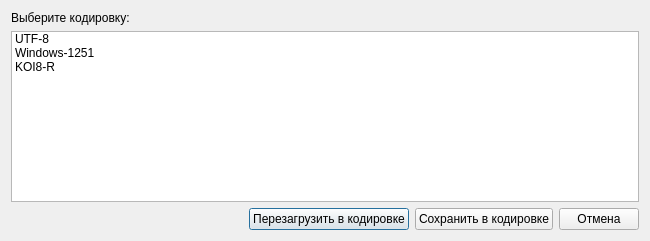
<?xml version="1.0" encoding="UTF-8"?>
<ui version="4.0">
 <class>CodecDlg</class>
 <widget class="QDialog" name="CodecDlg">
  <property name="geometry">
   <rect>
    <x>0</x>
    <y>0</y>
    <width>650</width>
    <height>241</height>
   </rect>
  </property>
  <property name="windowTitle">
   <string>Выбор кодировки</string>
  </property>
  <layout class="QGridLayout" name="gridLayout">
   <item row="1" column="0" colspan="4">
    <widget class="QListWidget" name="list">
     <item>
      <property name="text">
       <string>UTF-8</string>
      </property>
     </item>
     <item>
      <property name="text">
       <string>Windows-1251</string>
      </property>
     </item>
     <item>
      <property name="text">
       <string>KOI8-R</string>
      </property>
     </item>
    </widget>
   </item>
   <item row="2" column="0">
    <spacer name="horizontalSpacer">
     <property name="orientation">
      <enum>Qt::Horizontal</enum>
     </property>
     <property name="sizeHint" stdset="0">
      <size>
       <width>81</width>
       <height>20</height>
      </size>
     </property>
    </spacer>
   </item>
   <item row="2" column="1">
    <widget class="QPushButton" name="reloadBtn">
     <property name="text">
      <string>Перезагрузить в кодировке</string>
     </property>
    </widget>
   </item>
   <item row="0" column="0">
    <widget class="QLabel" name="label">
     <property name="text">
      <string>Выберите кодировку:</string>
     </property>
    </widget>
   </item>
   <item row="2" column="3">
    <widget class="QPushButton" name="cancelBtn">
     <property name="text">
      <string>Отмена</string>
     </property>
    </widget>
   </item>
   <item row="2" column="2">
    <widget class="QPushButton" name="saveBtn">
     <property name="text">
      <string>Сохранить в кодировке</string>
     </property>
    </widget>
   </item>
  </layout>
 </widget>
 <resources/>
 <connections>
  <connection>
   <sender>cancelBtn</sender>
   <signal>clicked()</signal>
   <receiver>CodecDlg</receiver>
   <slot>reject()</slot>
   <hints>
    <hint type="sourcelabel">
     <x>416</x>
     <y>251</y>
    </hint>
    <hint type="destinationlabel">
     <x>232</x>
     <y>136</y>
    </hint>
   </hints>
  </connection>
 </connections>
</ui>
